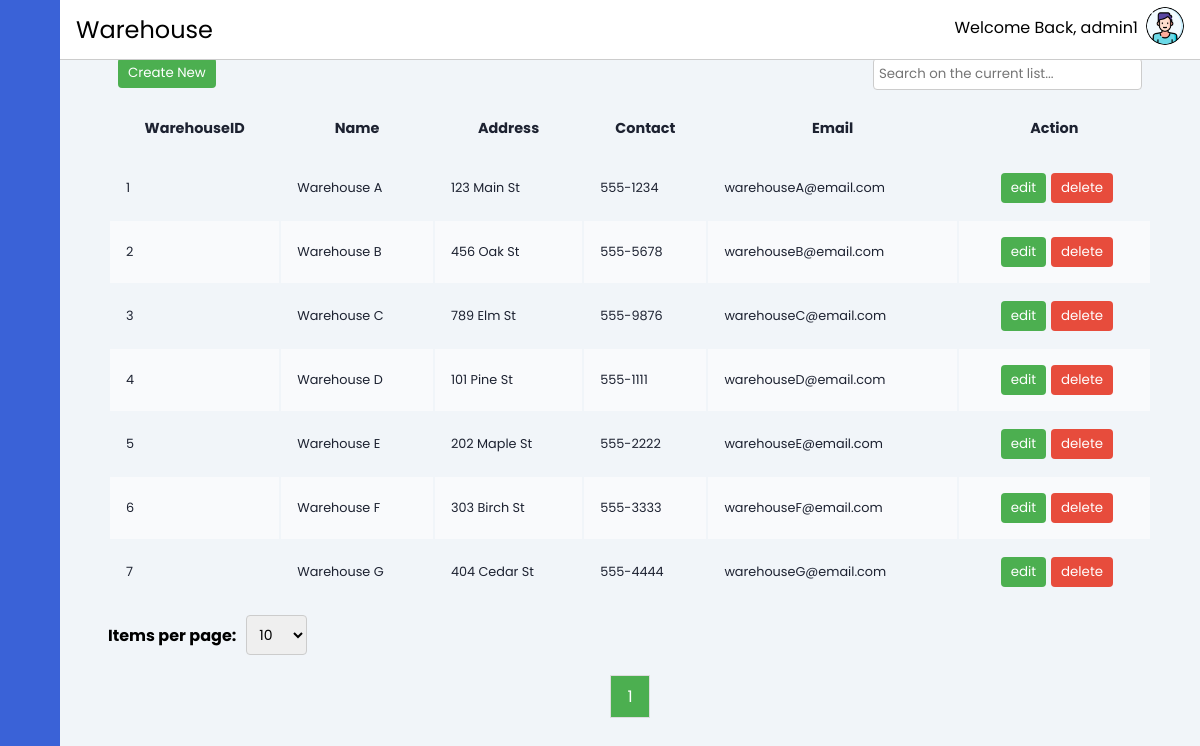
Screenshot of /layout/warehouse.php (signed in) with the database file from the repository.
### tables this page shows
CREATE TABLE IF NOT EXISTS Warehouse (
    WarehouseID INT AUTO_INCREMENT PRIMARY KEY,
    Name VARCHAR(255) NOT NULL,
    Address VARCHAR(255),
    Contact VARCHAR(20),
    Email VARCHAR(255)
);

### layout/warehouse.php (the view, shortened to what this page needs)
<?php
include("../database/database-connect.php");
include '../contain/header.php';
$itemsPerPage = isset($_GET['itemsPerPage']) ? (int) $_GET['itemsPerPage'] : 10;
$sqlTotalWarehouses = "SELECT COUNT(*) FROM Warehouse";
$resultTotalWarehouses = $conn->query($sqlTotalWarehouses);
if ($resultTotalWarehouses) {
    $totalWarehouses = $resultTotalWarehouses->fetch_row()[0];
    $totalPages = $totalWarehouses > 0 ? ceil($totalWarehouses / $itemsPerPage) : 1;
} else {
    echo "Error fetching total warehouses: " . $conn->error;
    exit();
}
$current_page = isset($_GET['page']) ? $_GET['page'] : 1;
$current_page = max(1, min($totalPages, $current_page));
$offset = ($current_page - 1) * $itemsPerPage;
$sqlSubsetWarehouses = "SELECT * FROM Warehouse LIMIT $itemsPerPage OFFSET $offset";
$resultSubsetWarehouses = $conn->query($sqlSubsetWarehouses);
if ($resultSubsetWarehouses) {
    $subsetWarehouses = $resultSubsetWarehouses->fetch_all();
} else {
    echo "Error fetching subset of warehouses: " . $conn->error;
    exit();
}
?>
<div class="main-content">
    <?php
    include '../contain/horizontal-bar.php';
    ?>
    <main>
        <div class="button-and-search">
            <form method="POST">
                <button name="Cnew">Create New</button>
            </form>
            <input type="text" id="searchInput" placeholder="Search on the current list..." onkeyup="searchTable()">
        </div>
        <div class="table-responsive">
            <table id="myTable" class="table-container" style="width:100%">
                <thead>
                    <tr>
                        <th>WarehouseID</th>
                        <th>Name</th>
                        <th>Address</th>
                        <th>Contact</th>
                        <th>Email</th>
                        <th>Action</th>
                    </tr>
                </thead>
                <tbody id="tableBody">
                    <?php if (empty($subsetWarehouses)): ?>
                        <tr>
                            <td colspan="6">No data available</td>
                        </tr>
                    <?php else: ?>
                        <?php foreach ($subsetWarehouses as $warehouse): ?>
                            <tr>
                                <td>
                                    <?= $warehouse[0] ?>
                                </td>
                                <td>
                                    <?= $warehouse[1] ?>
                                </td>
                                <td>
                                    <?= $warehouse[2] ?>
                                </td>
                                <td>
                                    <?= $warehouse[3] ?>
                                </td>
                                <td>
                                    <?= $warehouse[4] ?>
                                </td>
                                <td>
                                    <form method="GET" action="warehouse-edit.php">
                                        <button class="edit" type="submit">edit</button>
                                    </form>
                                    <form method="POST">
                                        <button class="delete" name="deleteWarehouse" type="submit"
                                            onclick="return confirm('Are you sure you want to delete this warehouse?')">delete
                                        </button>
                                    </form>
                                </td>
                            </tr>
                        <?php endforeach; ?>
                    <?php endif; ?>
                </tbody>
            </table>
        </div>
        <form method="GET" class="pagination-form">
            <label for="itemsPerPage">Items per page:</label>
            <select id="itemsPerPage" name="itemsPerPage" onchange="this.form.submit()">
                <option value="10" <?= $itemsPerPage == 10 ? 'selected' : '' ?>>10</option>
            </select>
        </form>
        <div id="pagination" class="pagination">
            <?php for ($page = 1; $page <= $totalPages; $page++): ?>
                <a href="?page=<?= $page ?>" <?= $page == $current_page ? 'class="active"' : '' ?>>
                    <?= $page ?>
                </a>
            <?php endfor; ?>
        </div>
    </main>
</div>
</body>
</html>

### css/style.css (style rules this page uses)
main { margin-top: 4vh; min-height: 90vh; padding: 1rem 3rem; }
th, td { font-size: .9rem; padding: 1rem 1rem; color: var(--color-dark); }
td { font-size: .8rem; }
tbody tr:nth-child(even) { background: #f9fafc; }
.table-responsive { overflow-x: auto; }
.button-and-search { display: flex; justify-content: space-between; padding: 10px; }
.button-and-search button, .add-entry-btn, .table-container td:last-child button { padding: 5px 10px; background-color: #4CAF50; color: white; border: none; border-radius: 4px; cursor: pointer; }
.button-and-search input { padding: 5px; border: 1px solid #ccc; border-radius: 4px; }
.table-container td:last-child { display: flex; justify-content: center; align-items: center; }
.table-container td:last-child button { padding: 5px 10px; margin-left: 5px; background-color: #4CAF50; color: white; border: none; border-radius: 4px; cursor: pointer; }
.table-container td:last-child button.delete { background-color: #e74c3c; }
.pagination-form { padding-top: 10px; display: flex; align-items: center; }
.pagination-form label { margin-right: 10px; font-weight: bold; }
.pagination-form select { padding: 8px; font-size: 14px; border: 1px solid #ccc; border-radius: 4px; cursor: pointer; }
.pagination { display: flex; justify-content: center; margin-top: 20px; }
.pagination a { color: black; padding: 8px 16px; text-decoration: none; transition: background-color .3s; margin: 0 5px; border: 1px solid #ddd; background-color: #f1f1f1; }
.pagination a.active { background-color: #4CAF50; color: white; }

### css/header.css (style rules this page uses)
:root { --main-color: #3A62D7; --color-dark: #1D2231; --text-grey: #8390A2; }
* { font-family: 'Poppins', sans-serif; margin: 0; padding: 0; text-decoration: none; list-style-type: none; box-sizing: border-box; }
body { background: #f1f5f9; }
.main-content { position: relative; margin-left: 240px; transition: margin-left 500ms; }
@media only screen and (max-width: 1200px) { .main-content { margin-left: 60px; } }

### rows the page displays
warehouse: WarehouseID "1", Name "Warehouse A", Address "123 Main St", Contact "555-1234", Email "warehouseA@email.com"
warehouse: WarehouseID "2", Name "Warehouse B", Address "456 Oak St", Contact "555-5678", Email "warehouseB@email.com"
warehouse: WarehouseID "3", Name "Warehouse C", Address "789 Elm St", Contact "555-9876", Email "warehouseC@email.com"
warehouse: WarehouseID "4", Name "Warehouse D", Address "101 Pine St", Contact "555-1111", Email "warehouseD@email.com"
warehouse: WarehouseID "5", Name "Warehouse E", Address "202 Maple St", Contact "555-2222", Email "warehouseE@email.com"
warehouse: WarehouseID "6", Name "Warehouse F", Address "303 Birch St", Contact "555-3333", Email "warehouseF@email.com"
warehouse: WarehouseID "7", Name "Warehouse G", Address "404 Cedar St", Contact "555-4444", Email "warehouseG@email.com"

### other values shown
$pathtitle "Warehouse"
$username "admin1"
